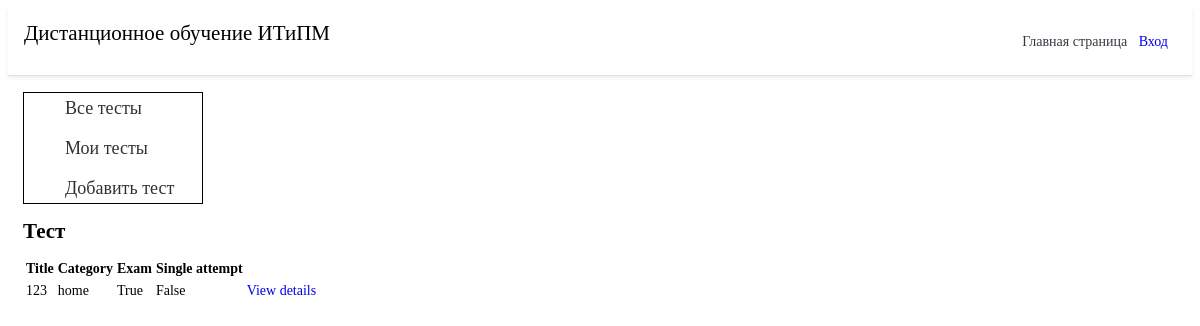
Before: /test/quizzes/ with the older database file.
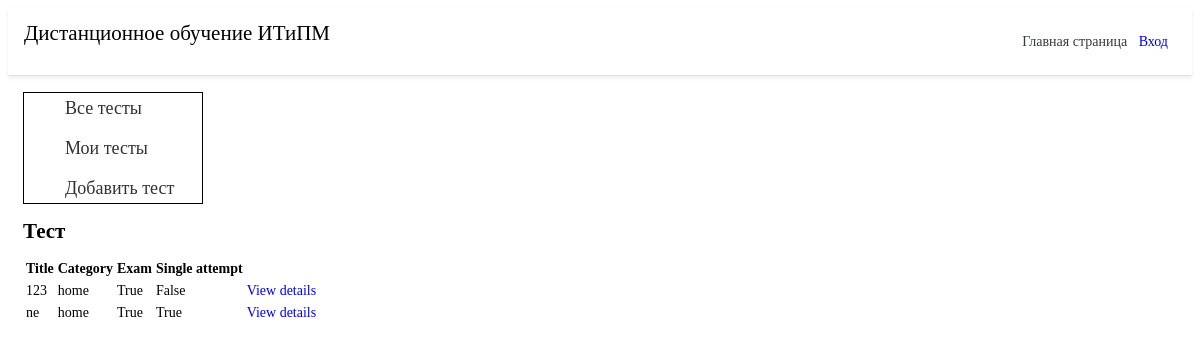
After: the same page with the newer database file.
### quiz/models.py (models this page shows, shortened)
class Quiz(models.Model):
    title = models.CharField(
        verbose_name=_("Название"),
        max_length=60, blank=False)
    description = models.TextField(
        verbose_name=_("Описание"),
        blank=True, help_text=_("a description of the quiz"))
    url = models.SlugField(
        max_length=60, blank = False,
        help_text=_("Введите ссылку"),
        verbose_name=_("Ссылка теста")
    )
    category = models.ForeignKey(
        Category, null=True, blank=True,
        verbose_name=_("Категория"), on_delete=models.CASCADE)
    random_order = models.BooleanField(
        blank=False, default=False,
        verbose_name=_("Перемешать вопросы"))
    max_questions = models.PositiveIntegerField(
        blank=True, null=True, verbose_name=_("Количество вопросов"),
        help_text=_("Количество вопросов, на которые ужно ответить при каждой попытке."))
    answers_at_end = models.BooleanField(
        blank=False, default=False,
        help_text=_("Правильный ответ не отображается после вопроса."
                    " Ответы отображаются в конце."),
        verbose_name=_("Ответы отображаются в конце"))
    exam_paper = models.BooleanField(
        blank=False, default=False,
        help_text=_("Если да, то результат каждой попытки"
                    " пользователя будет сохранен. Необходимо для маркировки."),
        verbose_name=_("Экзамен"))
    single_attempt = models.BooleanField(
        blank=False, default=False,
        help_text=_("Если включенно, то можно пройти только одну попытку"),
        verbose_name=_("Одна попытка")
    )
    pass_mark = models.SmallIntegerField(
        blank=True, default=0,
        verbose_name=_("Минимальный процент"),
        help_text=_("Процент для минимального прохождения теста."),
        validators=[MaxValueValidator(100)])
    success_text = models.TextField(
        blank=True, help_text=_("При неправельном прохождение теста"),
        verbose_name=_("Отображается, если пользователь"
                       " проходит тест")
    )
    fail_text = models.TextField(
        verbose_name=_("При неправельном прохождение теста"),
        blank=True,
        help_text=_("Отображается, если пользователь"
                    "не проходит тест.")
    )
    draft = models.BooleanField(
        blank=True, default=False,
        verbose_name=_("Проект"),
        help_text=_("Если да, то тест не отображается"
                    "в списке викторин и может быть только"
                    "взято пользователями, которые могут редактировать тест."))
    class Meta:
        verbose_name = _("Тест")
        verbose_name_plural = _("Тесты")

class Category(models.Model):
    category = models.CharField(
        verbose_name=_("Category"),
        max_length=250, blank=True,
        unique=True, null=True)
    objects = CategoryManager()
    class Meta:
        verbose_name = _("Категория")
        verbose_name_plural = _("Категории")
    def __str__(self):
        return self.category

### quiz/views.py (the view)
class QuizListView(ListView):
    model = Quiz
    def get_queryset(self):
        queryset = super(QuizListView, self).get_queryset()
        return queryset.filter(draft=False)

### quiz/templates/quiz/quiz_list.html (shortened to what this page needs)
{% extends 'main/base.html' %}
{% load i18n %}
{% load quiz_tags %}
{% block content %}
<div class="menu_gl">
	<ul class="menu">
		<li><a class="cours_menu_a" href="#">Все тесты</a></li>
		<li><a href="#">Мои тесты</a></li>
		<li><a href="{% url 'add_test' %}">Добавить тест</a></li>
			</ul>
</div>
<h2>{% trans "Тест" %}</h2>
    {% if quiz_list %}
		<table class="table table-bordered table-striped">
		  <thead>
			<tr>
			  <th>{% trans "Title" %}</th>
			  <th>{% trans "Category" %}</th>
			  <th>{% trans "Exam" %}</th>
			  <th>{% trans "Single attempt" %}</th>
			  <th></th>
			</tr>
		  </thead>
		  <tbody>
        {% for quiz in quiz_list %}
  			<tr>
			  <td>{{ quiz.title }}</td>
			  <td>{{ quiz.category }}</td>
			  <td>{{ quiz.exam_paper }}</td>
			  <td>{{ quiz.single_attempt }}</td>
			  <td>
				<a href="{% url 'quiz_start_page' slug=quiz.url %}">
				  {% trans "View details" %}
				</a>
			</tr>
        {% endfor %}
		  </tbody>
		</table>
	{% else %}
        <p>{% trans "Нет доступных тестов" %}.</p>
    {% endif %}
{% endblock %}

### main/templates/main/base.html (shortened to what this page needs)
<!doctype html>
<html lang="ru">
<head>
  {% load static %}
  <link rel="stylesheet" href="{% static 'main/css/style.css' %}">
</head>
<body>
  <div class="d-flex flex-column flex-md-row align-items-center p-3 px-md-4 mb-3 bg-white border-bottom shadow-sm">
    <h2 class="my-0 mr-md-auto font-weight-normal title_name">
      <ya-tr-span data-index="0-0" data-value="Company name" data-translation="Название компании" data-type="trSpan">
        Дистанционное обучение ИТиПМ</ya-tr-span>
    </h2>
    <nav class="my-2 my-md-0 mr-md-3">
      <a class="p-2 text-dark" href="{% url 'ho' %}">Главная страница</a>
          {% if user.is_authenticated %}
      <a class="p-2 text-dark" href="{% url 'kurs' %}">Курсы</a>
      <div class="dropdown">
        <a class="p-2 text-dark" href="{% url 'index' %}">Личный кабинет</a>
           <div class="dropdown-content">
          <a href="#">Настройки</a>
              <ul class="navbar-nav ml-auto">
        <li class="nav-item ">
          <a class="nav-link" href="{% url 'logout' %}">Выход</a>
          {% else %}
          <a class="nav-link" href="{% url 'login' %}">Вход</a>
          {% endif %}
 </div>
  <div class="container">
    {% block content %}
    {% endblock %}</div>
</body>
</html>

### main/static/main/css/style.css (style rules this page uses)
li { list-style-type:none; }
a { text-decoration: none; display: inline-block; }
.container { max-width: 1170px; margin: 0 auto; padding: 0 15px; }
body { font-family: 'PT Serif', serif; font-weight: 400; font-size: 14px; line-height: 18px; color: #000; background-color: #fff; }
.d-flex { display: -ms-flexbox!important; display: flex!important }
.align-items-center { -ms-flex-align: center!important; align-items: center!important }
.p-3 { padding: 1rem!important }
.pr-md-4, .px-md-4 { padding-right: 1.5rem!important }
.mb-3, .my-3 { margin-bottom: 1rem!important }
.bg-white { background-color: #fff!important }
.border-bottom { border-bottom: 1px solid #dee2e6!important }
.shadow-sm { box-shadow: 0 .125rem .25rem rgba(0, 0, 0, .075)!important }
.mt-0, .my-0 { margin-top: 0!important }
.mr-md-auto, .mx-md-auto { margin-right: auto!important }
.p-2 { padding: .5rem!important }
.text-dark { color: #343a40!important }
.font-weight-normal { font-weight: 400!important }
.menu { border: 1px solid #000; max-width: 150px; }
.menu li { display: inline-block; }
.menu a { color: #323232; font-size: 18px; line-height: 28px; border: 1px solid transparent; transition: ALL .3s; }
.menu li+li { padding-top: 10px; }
.menu_gl { width: 180px; }

Changed rows visible on the page:
added Quiz: title "ne", category "home", exam_paper "True", single_attempt "True"
